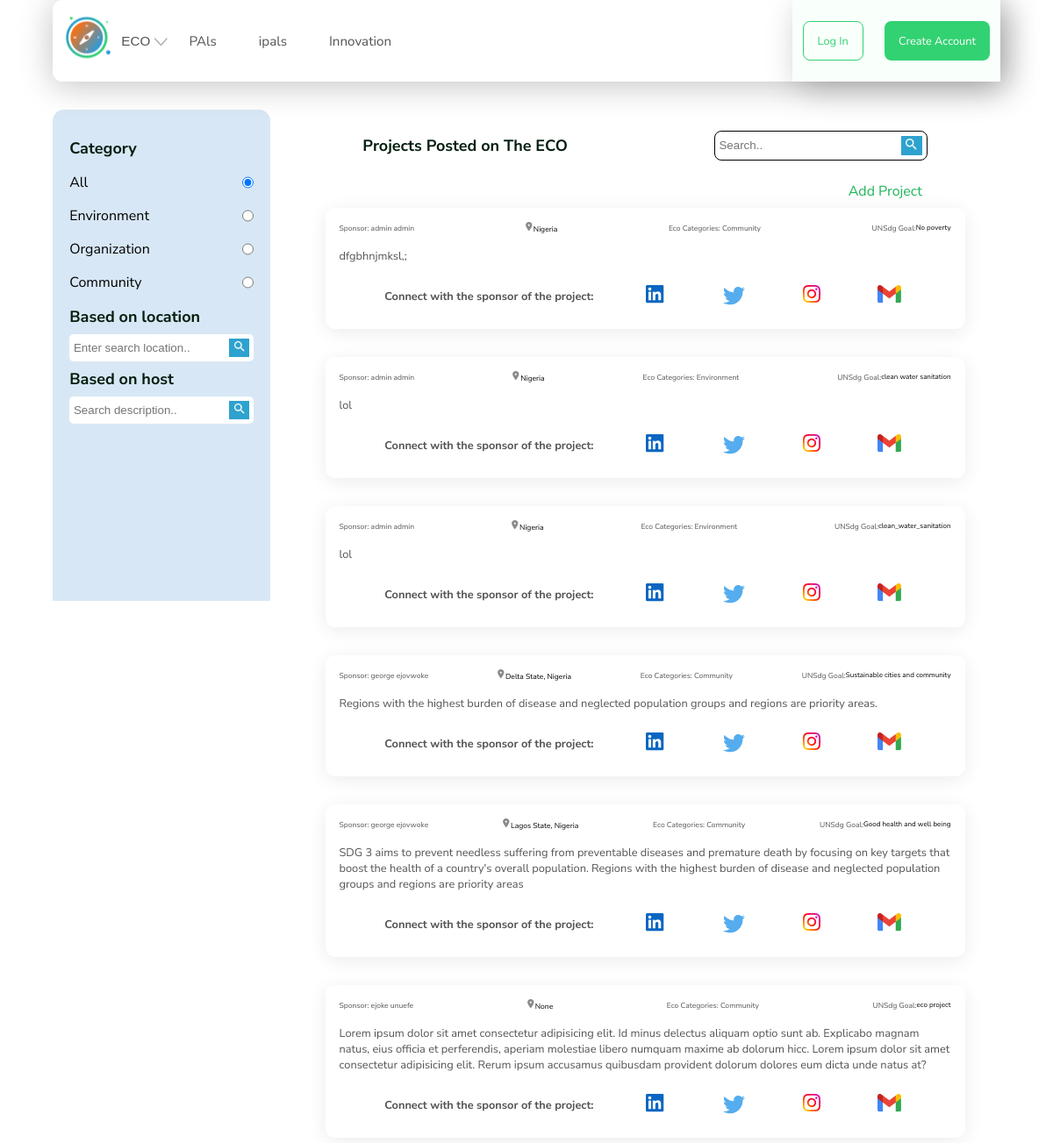
The app's page /project/, older data.
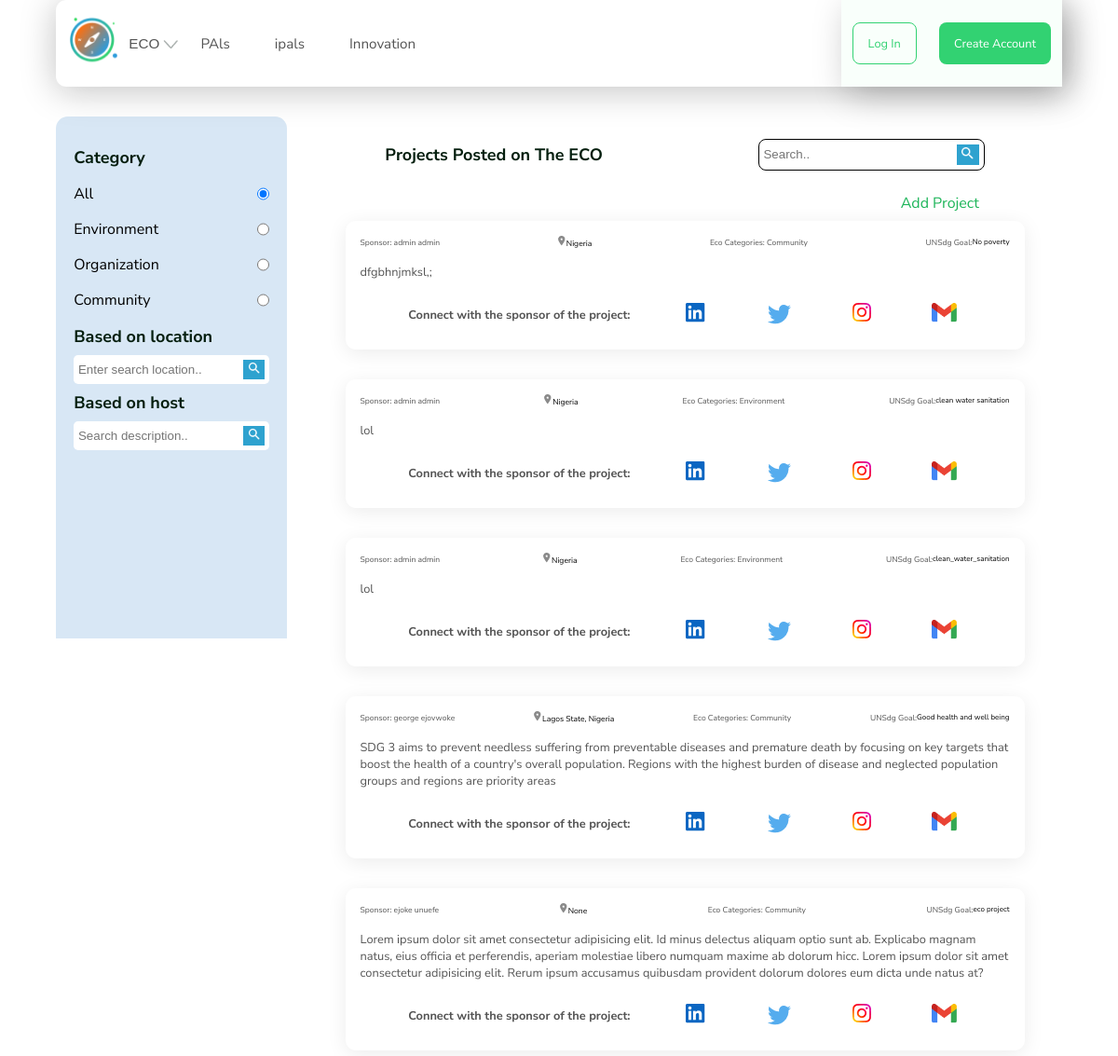
The same page, newer data.
### ecoplatform/models.py (models this page shows, shortened)
class Category(models.Model):
    name = models.CharField(max_length=50)
    image = models.ImageField(upload_to='category/', blank=True, null=True)
    slug = models.SlugField(blank=True, null=True)
    class Meta:
        verbose_name = 'category'
        verbose_name_plural = 'categories'
    def __str__(self):
        return self.name

class Project(models.Model):
    title = models.CharField(max_length=100)
    description = models.TextField(max_length=500)
    location = models.CharField(max_length=100,blank=True, null=True)
    user = models.ForeignKey(Account,on_delete=models.CASCADE)
    created = models.DateTimeField(default = timezone.now)
    category = models.ForeignKey('Category',on_delete=models.SET_NULL,null=True)
    sponsor = models.CharField(max_length=100, blank=True, null=True)
    linkedin = models.URLField(blank=True, null=True)
    twitter = models.URLField(blank=True, null=True)
    instagram = models.URLField(blank=True, null=True)
    Gmail = models.URLField(blank=True, null=True)
    slug = models.SlugField(blank=True,null=True)
    isTrending = models.BooleanField(default=False)
    upvotes = models.ManyToManyField(Account, blank=True, related_name='upvoted_projects')
    downvotes = models.ManyToManyField(Account, blank=True, related_name='downvoted_projects')
    class Meta:
        verbose_name = 'Project'
        verbose_name_plural = 'Projects'
        ordering = ['-created']

### ecousers/models.py (models this page shows, shortened)
class Account(AbstractBaseUser):
    first_name      = models.CharField(max_length=50)
    last_name       = models.CharField(max_length=50)
    username        = models.CharField(max_length=50, unique=True)
    email           = models.EmailField(max_length=100, unique=True)
    phone_number    = models.CharField(max_length=50)
    date_joined     = models.DateTimeField(auto_now_add=True)
    last_login      = models.DateTimeField(auto_now_add=True)
    is_admin        = models.BooleanField(default=False)
    is_staff        = models.BooleanField(default=False)
    is_active        = models.BooleanField(default=False)
    is_superadmin        = models.BooleanField(default=False)
    USERNAME_FIELD = 'email'
    REQUIRED_FIELDS = ['username', 'first_name', 'last_name']
    objects = MyAccountManager()
    def full_name(self):
        return f'{self.first_name} {self.last_name}'

### ecoplatform/views.py (the view)
# urls.py: path('project/', views.projectListView, name='project_list'),
def projectListView(request):
    category_slug = request.GET.get('category')
    user_query = request.GET.get('user_query')
    location_query = request.GET.get('location_query')
    if category_slug:
        category = get_object_or_404(Category, slug=category_slug)
        projects = Project.objects.order_by('-created').filter(category=category)
    else:
        projects = Project.objects.order_by('-created').all()
    if user_query:
        projects = projects.filter(description__icontains=user_query)
    if location_query:
        projects = projects.filter(location__icontains=location_query)
    categories = Category.objects.all()
    context = {
        'projects': projects,
        'categories': categories,
        'selected_category': category_slug,
    }
    return render(request, 'ecoplatform/project_list.html', context)

### ecoplatform/context_processors.py (called while the page is built)
def menu_links(request):
    links = Category.objects.all()
    return dict(links=links)

### templates/ecoplatform/project_list.html (shortened to what this page needs)
{% extends 'base.html' %}
{% load static %}
{% block contents %}
            <h5>Projects Posted on The ECO</h5>
            <div class="search">
                <form class="cat-search" action="{% url 'ecoplatform:project_list' %}">
                    <input type="text" name="user_query" placeholder="Search..">
                    <button><img src="{% static 'images/category/search.png' %}" alt="search button"></button>
                </form>
            </div>
        </div>
        <div class="add-problems-btn">
            <a href="{% url 'ecoplatform:add-project' %}">Add Project</a>
        </div>
        {% if projects %}
        {% for project in projects %}
        <div class="card">
            <div class="card-wrapper">
                <div class="card-header">
                    <div class="eco-cat">
                        <p class="text-fix2">Sponsor: <a href="">{{project.user.full_name}}</a></p>
                    </div>
                    <div class="post-location">
                        <img src="{% static 'images/card/Pindrop.png' %}" alt=""><span class="location">{{project.location}}</span>
                    </div>
                    <div class="eco-cat">
                        <p class="text-fix2">Eco Categories: <a href="">{{project.category}}</a></p>
                    </div>
                    <div class="goal">
                        <p class="text-fix2">UNSdg Goal: </p><span style="font-size:8px">{{project.title}}</span>
                    </div>
                </div>
                <div class="card-details">
                    <p>{{project.description}}</p>
                </div>
                <div class="card-footer">
                    <p><b>Connect with the sponsor of the project:</b></p>
                    <a href="#"><img src="{% static 'images/card/project-card/linkedin.png' %}" alt=""></a>
                    <a href="#"><img src="{% static 'images/card/project-card/twitter.png' %}" alt=""></a>
                    <a href="#"><img src="{% static 'images/card/project-card/insta.png' %}" alt=""></a>
                    <a href="#"><img src="{% static 'images/card/project-card/gmail (2).png' %}" alt=""></a>
                </div>
            </div>
        </div>
        {% endfor %}
        {% else %}
        <p style="text-align:center">No projects found for this category.</p>
        {% endif %}
{% endblock%}

### templates/base.html (shortened to what this page needs)
{% load static %}
<!DOCTYPE html>
<html lang="en">
<head>
    <link href="https://cdn.jsdelivr.net/npm/remixicon@2.5.0/fonts/remixicon.css" rel="stylesheet">
    <link href='https://unpkg.com/boxicons@2.1.4/css/boxicons.min.css' rel='stylesheet'>
    <link rel="stylesheet" href="{% static 'scss/main.css' %}">
     <link rel="stylesheet" type="text/css"
     href="https://cdnjs.cloudflare.com/ajax/libs/OwlCarousel2/2.2.1/assets/owl.carousel.min.css">
    <link rel="stylesheet" type="text/css"
     href="https://cdnjs.cloudflare.com/ajax/libs/OwlCarousel2/2.2.1/assets/owl.theme.default.min.css">
</head>
<body>
        <div class="body-wrapper">
            {% include 'components/navbar.html' %}
          {% if home %}
          {% block content %}
          {% endblock content %}
          {% else %}
          <section class="main-content">
            <aside class="category">
                <div class="cat-wrapper">
                    <h5>Category</h5>
                    <form class="radio">
                        <div>
                            <label for="All">All</label>
                            <input type="radio" name="category" id="All" value="" {% if not selected_category %}checked{% endif %}>
                        </div>
                        {% for category in categories %}
                        <div>
                            <label for="{{ category.slug }}">{{ category.name }}</label>
                            <input type="radio" name="category" id="{{ category.slug }}" value="{{ category.slug }}" {% if selected_category == category.slug %}checked{% endif %}>
                        </div>
                        {% endfor %}
                    </form>
                    <h5>Based on location</h5>
                    {% if projects %}
                    <form class="cat-search" action="{% url 'ecoplatform:project_list' %}">
                        <input type="text" name="location_query" placeholder="Enter search location..">
                        <button><img src="{% static 'images/category/search.png' %}" alt="search button"></button>
                    </form>
                    <h5>Based on host</h5>
                    <form class="cat-search" action="{% url 'ecoplatform:project_list' %}">
                        <input type="text" name="user_query" placeholder="Search description..">
                        <button><img src="{% static 'images/category/search.png' %}" alt="search button"></button>
                    </form>
                {% endif %}
                </div>
            </aside>
            <main class="card-main">
                <div class="heading">
                    {% block contents %}
                    {% endblock contents %}
                </div>
          {% endif %}
</body>

Row changes from the older to the newer data that the page shows:
removed Project: user.full_name "george ejovwoke", location "Delta State, Nigeria", category "Community", title "Sustainable cities and community", description "Regions with the highest burden of disease and neglected population groups and regions are priority areas."
